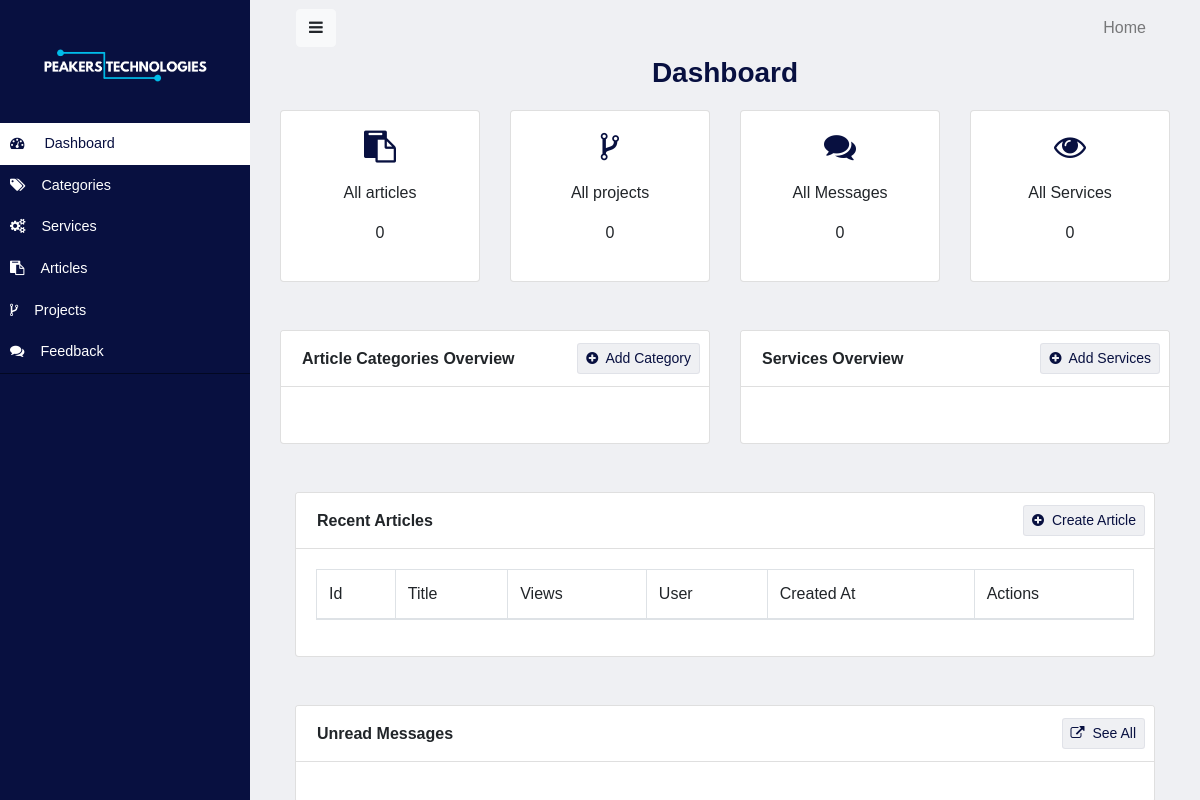
The app's page /staff/dashboard, older data.
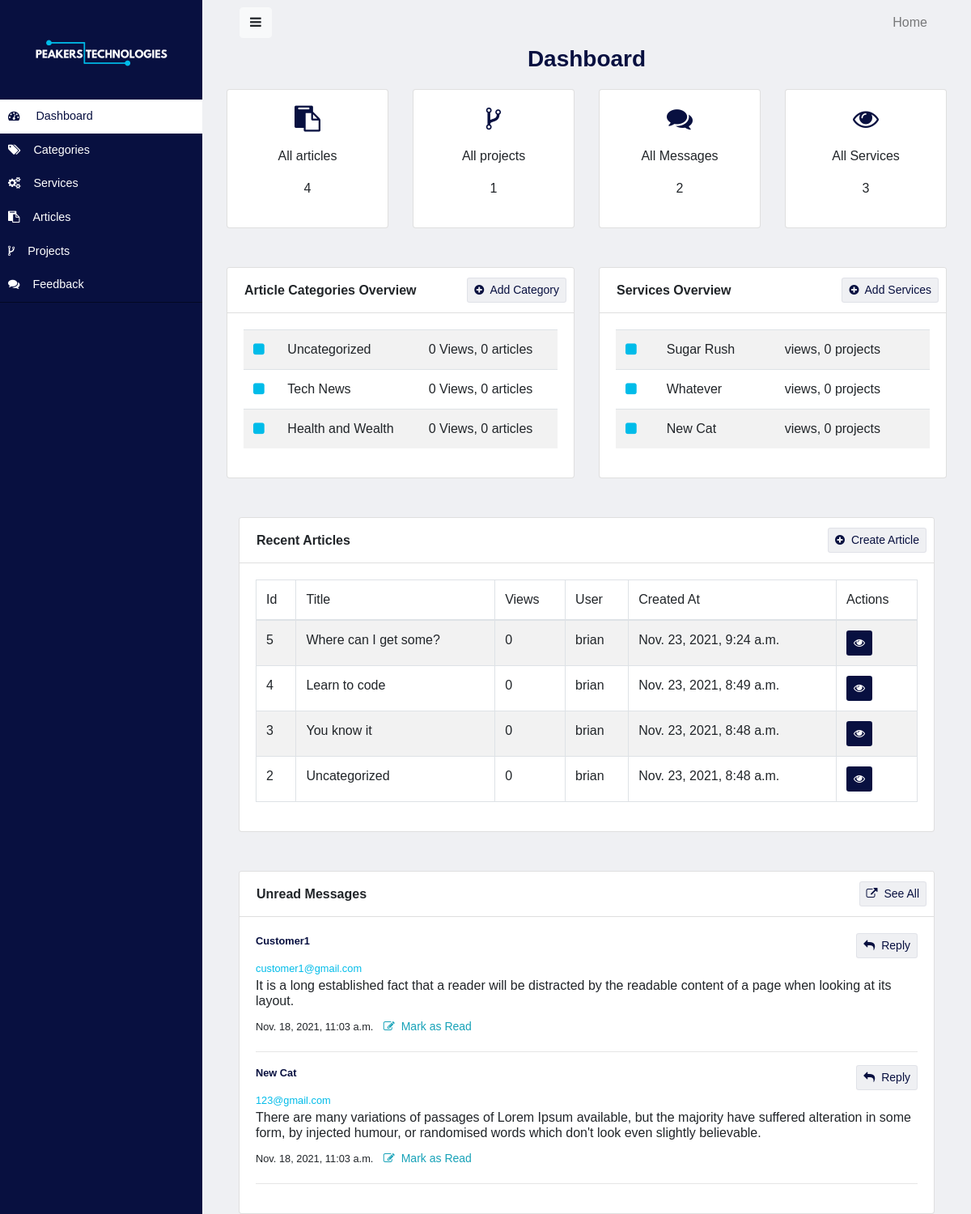
The same page, newer data.
### website/models.py (models this page shows, shortened)
class Category(models.Model):
    name = models.CharField(max_length = 50)
    views = models.IntegerField(default=0,blank=True)
    slug = models.SlugField(max_length=200)
    created_at = models.DateTimeField(auto_now_add=True)
    updated_at = models.DateTimeField(auto_now=True)

class Service(models.Model):
    name = models.CharField(max_length = 50)
    description = models.TextField(null=True, blank=True)
    icon = models.ImageField(null=True, blank=True)
    slug = models.SlugField(max_length=200)
    views = models.IntegerField(default=0,blank=True)
    created_at = models.DateTimeField(auto_now_add=True)
    updated_at = models.DateTimeField(auto_now=True)

class Article(models.Model):
    title = models.CharField(max_length = 100)
    post = models.TextField()
    likes = models.IntegerField(default=0, blank=True)
    dislikes = models.IntegerField(default=0, blank=True)
    slug = models.SlugField(max_length=200)
    image_url = models.ImageField()
    views = models.IntegerField(default=0,blank=True)
    keywords = models.TextField()
    STATUS_CHOICES = (
        ('P', 'Published'),
        ('D', 'Draft'),
        ('S', 'Scheduled')
    )
    status = models.CharField(default="Published", max_length=1001)
    schedule_date = models.DateTimeField(null=True, blank=True)
    category = models.ForeignKey(Category, on_delete=models.CASCADE, blank=False, null=False)
    user = models.ForeignKey(User, on_delete=models.CASCADE, blank=False, null=False)
    created_at = models.DateTimeField(auto_now_add=True)
    updated_at = models.DateTimeField(auto_now=True)

class Feedback(models.Model):
    message = models.TextField()
    name = models.CharField(max_length = 50, blank=True, null=True)
    email = models.EmailField(max_length=100, blank=True, null=True)
    phone_number = models.IntegerField(blank=True, null=True)
    TYPE_CHOICES = (
        ('G','General'),
        ('Q','Quote'),
    )
    status = models.IntegerField(default=0)
    type = models.CharField(blank=True, null=True, choices=TYPE_CHOICES, max_length=1)
    created_at = models.DateTimeField(auto_now_add=True)
    updated_at = models.DateTimeField(auto_now=True)

### website/views.py (the view)
# urls.py: path("dashboard", dashboard, name="dashboard"),
def dashboard(request):
    articles = Article.objects.all()
    messages = Feedback.objects.all()
    context = {
        'recent_articles' : articles.order_by('id').reverse()[:5],
        'article_count' : articles.count(),
        'projects_count' : Project.objects.count(),
        'messages_count' : messages.count(),
        'feedback_list' : messages.filter(status = 0)[:2],
        'categories' : Category.objects.all(),
        'services' : Service.objects.all()
    }
    return render(request, 'admin/dashboard.html', context)

### website/templates/admin/dashboard.html (shortened to what the changed rows need)
{% extends 'admin/layouts/admin-base.html' %}
{% block 'content' %}
<div class="container-fluid">
    <div class="row justify-content-center mt-3">
        <div class="col-lg-3 col-md-3 col-sm-12">
            <div class="card  mt-1">
                <div class="card-body text-center ">
                    <p class="text-main"><i class="fa fa-clipboard fa-2x"></i></p>
                    <p class="mx-3"> All articles</p>
                    <p class="mx-3"> {{article_count}}</p>
                </div>
            </div>
        </div>
        <div class="col-lg-3 col-md-3 col-sm-12">
            <div class="card  mt-1">
                <div class="card-body text-center ">
                    <p class="text-main"><i class="fa fa-code-fork fa-2x"></i></p>
                    <p class="mx-3"> All projects</p>
                    <p class="mx-3"> {{projects_count}}</p>
                </div>
            </div>
        </div>
        <div class="col-lg-3 col-md-3 col-sm-12">
            <div class="card mt-1">
                <div class="card-body text-center">
                    <p class="text-main"><i class="fa fa-comments fa-2x"></i></p>
                    <p class="mx-3">All Messages</p>
                    <p class="mx-3">{{messages_count}}</p>
                </div>
            </div>
        </div>
        <div class="col-lg-3 col-md-3 col-sm-12">
            <div class="card mt-1">
                <div class="card-body text-center">
                    <p class="text-main"><i class="fa fa-eye fa-2x"></i></p>
                    <p class="mx-3">All Services</p>
                    <p class="mx-3">{{services | length}}</p>
                </div>
            </div>
        </div>
    </div>
    <div class="row justify-content-center my-5">
        <div class="col-lg-6 h-100">
            <div class="card h-100">
                <div class="card-body h-100">
                    <table class="table table-striped">
                        <tbody>
                            {% for category in categories %}
                            <tr>
                                <td class="text-sec"><i class="fa fa-square"></i></td>
                                <td>{{category.name}}
                                </td>
                                <td>{{category.views}} Views,
                                    {{category.articles|length}} articles</td>
                            </tr>
                            {% endfor %}
                        </tbody>
                    </table>
                </div>
            </div>
        </div>
        <div class="col-lg-6 h-100">
            <div class="card h-100">
                <div class="card-body h-100">
                    <table class="table table-striped">
                        <tbody>
                            {% for services in services %}
                            <tr>
                                <td class="text-sec"><i class="fa fa-square"></i></td>
                                <td>{{services.name}}
                                </td>
                                <td>{{service}} views,
                                    {{service.projects|length}} projects</td>
                            </tr>
                            {% endfor %}
                        </tbody>
                    </table>
                </div>
            </div>
        </div>
        </div>
        <div class="col-lg-12 mt-5">
            <div class="card">
                <div class="card-body">
                    <table class="table table-striped table-bordered">
                        <thead>
                            <tr>
                                <td>Id</td>
                                <td>Title</td>
                                <td>Views</td>
                                <td>User</td>
                                <td>Created At</td>
                                <td>Actions</td>
                            </tr>
                        </thead>
                        <tbody>
                            {% for article in recent_articles %}
                            <tr>
                                <td>{{article.id}}</td>
                                <td>{{article.title}}</td>
                                <td>{{article.views}}</td>
                                <td>{{article.user}}</td>
                                <td>{{article.created_at}}</td>
                                <td>
                                    <a href="{% url 'view_article' article.id %}" class="btn btn-main btn-sm">
                                        <i class="fa fa-eye"></i>
                                    </a>
                                </td>
                            </tr>
                            {% endfor %}
                        </tbody>
                    </table>
                </div>
            </div>
        </div>
        <div class="col-lg-12 mt-5">
            <div class="card">
                <div class="card-body">
                      {% for feedback in feedback_list %}
                    <div class="d-flex flex-row">
                        <small class="text-main font-weight-bold">{{feedback.name}}</small><br>
                        <button onclick="sendEmailModal('{{feedback.email}}')" class="btn btn-text-main btn-sm ml-auto ml-auto">
                            <i class="fa fa-reply mr-1"></i> Reply
                        </button>
                    </div>
                        <small class="text-sec">{{feedback.email}}</small>
                        <h6 class="">{{feedback.message}}</h6>
                        <small>{{feedback.created_at}}</small>
                        {% if feedback.status == 0 %}
                        <a href="{% url 'add_article' %}" class="btn btn-outline-info border-0 btn-sm ml-auto ml-auto">
                            <i class="fa fa-edit mr-1"></i> Mark as Read
                        </a>
                        {% endif %}
                        <hr>
                    {% endfor %}
                </div>
            </div>
        </div>
    </div>
</div>
{% endblock %}

Row changes from the older to the newer data that the page shows:
added Category: name "Uncategorized", views "0", articles|length "0"
added Category: name "Tech News", views "0", articles|length "0"
added Category: name "Health and Wealth", views "0", articles|length "0"
added Service: name "Sugar Rush", projects|length "0"
added Service: name "Whatever", projects|length "0"
added Service: name "New Cat", projects|length "0"
added Article: id "5", title "Where can I get some?", views "0", user "brian", created_at "Nov. 23, 2021, 9:24 a.m."
added Article: id "4", title "Learn to code", views "0", user "brian", created_at "Nov. 23, 2021, 8:49 a.m."
added Article: id "3", title "You know it", views "0", user "brian", created_at "Nov. 23, 2021, 8:48 a.m."
added Article: id "2", title "Uncategorized", views "0", user "brian", created_at "Nov. 23, 2021, 8:48 a.m."
added Feedback: name "Customer1", email "customer1@gmail.com", message "It is a long established fact that a reader will be distracted by the readable content of a page when looking at its layout.", created_at "Nov. 18, 2021, 11:03 a.m.", status 0 (drawn)
added Feedback: name "New Cat", email "123@gmail.com", message "There are many variations of passages of Lorem Ipsum available, but the majority have suffered alteration in some form, by injected humour, or randomised words which don't look even slightly believable.", created_at "Nov. 18, 2021, 11:03 a.m.", status 0 (drawn)
Text that changed along with them:
{{ article_count }}: "0" → "4"
{{ projects_count }}: "0" → "1"
{{ messages_count }}: "0" → "2"
{{ services | length }}: "0" → "3"
